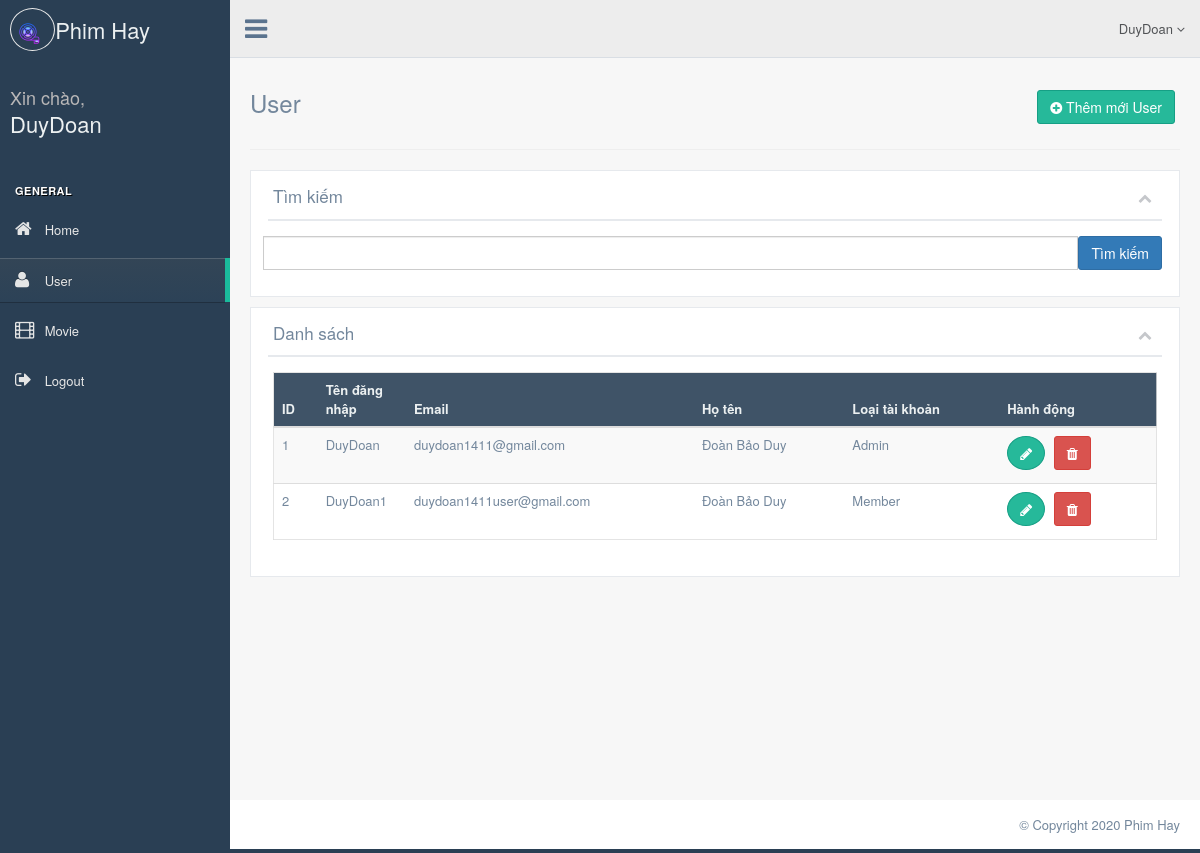
/admin/index.php?page=user (signed in), run on the app's committed database.
### tables this page shows
CREATE TABLE USER(
    USERNAME VARCHAR(50) UNIQUE,
    PASSWORD VARCHAR(32),
    ISADMIN bit,
    EMAIL VARCHAR(100),
    HOTEN TEXT,
    NGAYSINH DATE,
    primary key (EMAIL)
);

### Model/DataUser.php (called while the page is built, shortened)
<?php
require_once __DIR__."/DatabaseConnect.php";
require_once  __DIR__."/../Class/User.php";
function getUsers($a, $b){
    $sql = "Select USERNAME, ISADMIN, EMAIL, HOTEN, NGAYSINH from USER ORDER BY USERNAME LIMIT :a, :b";
    global $conn;
    $stmt = $conn->prepare($sql);
    $stmt->bindParam(':a', $a, PDO::PARAM_INT);
    $stmt->bindParam(':b', $b, PDO::PARAM_INT);
    $stmt->setFetchMode(PDO::FETCH_CLASS, "User");
    $stmt->execute();
    $result = $stmt->fetchAll();
    return $result;
}
function getLengthUser(){
    $sql = "Select count(*) as length from USER";
    global $conn;
    $stmt = $conn->prepare($sql);
    $stmt->setFetchMode(PDO::FETCH_ASSOC);
    $stmt->execute();
    $result = $stmt->fetch();
    return $result["length"];
}
function getUser($email = "", $username = ""){
    $sql = "Select USERNAME, ISADMIN, EMAIL, HOTEN, NGAYSINH from USER WHERE EMAIL = :email or USERNAME = :username";
    global $conn;
    $stmt = $conn->prepare($sql);
    $stmt->bindParam(':email', $email, PDO::PARAM_STR);
    $stmt->bindParam(':username', $username, PDO::PARAM_STR);
    $stmt->setFetchMode(PDO::FETCH_CLASS, "User");
    $stmt->execute();
    $result = $stmt->fetch();
    return $result;
}
?>

### Controller/ControllerUser.php (called while the page is built, shortened)
<?php
require __DIR__."/../Model/DataUser.php";
class ControllerUser{
    public function getAllUser(){
        $a = getLengthUser();
        return getUsers(0, $a);
    }
    public function getUserFromEmail($email){
        return getUser($email);
    }
}

### Class/User.php (called while the page is built, shortened)
<?php
class User
{
    private $USERNAME;
    private $ISADMIN;
    private $EMAIL;
    private $HOTEN;
    public function getUSERNAME()
    {
        return $this->USERNAME;
    }
    public function getISADMIN()
    {
        return $this->ISADMIN;
    }
    public function getEMAIL()
    {
        return $this->EMAIL;
    }
    public function getHOTEN()
    {
        return $this->HOTEN;
    }
}

### admin/User.php (the view, shortened to what this page needs)
<?php
require_once __DIR__."/../Controller/ControllerUser.php";
$controllerUser = new ControllerUser();
?>
<div class="row">
    <div class="col-md-12 col-sm-12 col-xs-12">
        <div class="x_panel">
            <div class="x_title">
                <h2>Danh sách</h2>
                <ul class="nav navbar-right panel_toolbox">
                    <li class="pull-right">
                        <a class="collapse-link DS"
                        ><i class="fa fa-chevron-up"></i
                            ></a>
                    </li>
                </ul>
                <div class="clearfix"></div>
            </div>
            <div class="x_content DS">
                <div class="table-responsive">
                    <table
                            class="table table-striped jambo_table bulk_action"
                            id="table">
                        <thead>
                        <tr class="headings">
                            <th class="column-title">ID</th>
                            <th class="column-title">Tên đăng nhập</th>
                            <th class="column-title">Email</th>
                            <th class="column-title">Họ tên</th>
                            <th class="column-title">Loại tài khoản</th>
                            <th class="column-title">Hành động</th>
                        </tr>
                        </thead>
                        <tbody>
                        <?php
                            $users = $controllerUser->getAllUser();
                            $i = 0;
                            foreach ($users as $item){
                                $i++;
                                echo "
                                <tr class=\"\">
                                    <td>$i</td>
                                    <td width=\"10%\">".$item->getUSERNAME()."</td>
                                    <td>".$item->getEMAIL()."</td>
                                    <td>".$item->getHOTEN()."</td>";
                                if (strcmp($item->getISADMIN(), '1') == 0){
                                    echo "<td>Admin</td>";
                                }else{
                                    echo "<td>Member</td>";
                                }
                                echo "
                                    </td>
                                    <td class=\"\">
                                        <div class=\"zvn-box-btn-filter\">
                                            <a
                                                    href=\"index.php?page=usermod&email=".$item->getEMAIL()."\"
                                                    type=\"button\"
                                                    class=\"btn btn-icon btn-success\"
                                                    data-toggle=\"tooltip\"
                                                    data-placement=\"top\"
                                                    data-original-title=\"Edit\">
                                                <i class=\"fa fa-pencil\"></i>
                                            </a>
                                            <button
                                                    type=\"button\" class=\"btn btn-danger\" data-toggle=\"modal\" data-target=\"#ModalId".$item->getUSERNAME()."\"
                                                    data-placement=\"top\"
                                                    data-original-title=\"Delete\">
                                                <i class=\"fa fa-trash\"></i>
                                            </button>
                                        </div>
                                    </td>
                                </tr>";
                            }
                        ?>
                        </tbody>
                    </table>
                </div>
            </div>
        </div>
    </div>
</div>

### admin/index.php (shortened to what this page needs)
<?php
require_once __DIR__."/../Controller/ControllerUser.php";
if (!isset($_SESSION['email'])){
    header("Location: " . (isset($_SERVER['HTTPS']) && $_SERVER['HTTPS'] === 'on' ? "https://" : "http://") . $_SERVER['HTTP_HOST'] . "/login.php");
    exit();
}  else{
    $controllerUser = new ControllerUser();
    $user = $controllerUser->getUserFromEmail($_SESSION['email']);
}
?>
<!DOCTYPE html>
<html lang="en">
  <head>
    <link href="asset/bootstrap/dist/css/bootstrap.min.css" rel="stylesheet" />
    <link href="css/font-awesome/css/font-awesome.min.css" rel="stylesheet" />
    <link href="css/custom.min.css" rel="stylesheet" />
    <link href="css/mycss.css" rel="stylesheet" />
      <link href="https://cdn.jsdelivr.net/npm/select2@4.1.0-beta.1/dist/css/select2.min.css" rel="stylesheet" />
    <link
      rel="stylesheet"
      type="text/css"
      href="DataTables/datatables.min.css"/>
  </head>
  <body class="nav-md">
    <div class="container body">
      <div class="main_container">
        <div class="col-md-3 left_col">
          <div class="left_col scroll-view">
            <div class="navbar nav_title" style="border: 0;">
              <a href="../admin/index.php" class="site_title">
                  <i>
                      <img
                        src="/img/logo.png"
                        alt="logo"
                        width="25px"
                        height="25px"/>
                  </i>
                <span>Phim Hay</span></a>
            </div>
            <div class="profile clearfix">
              <div class="profile_info">
                <span>Xin chào,</span>
                  <?php
                    echo "<h2>".$user->getUSERNAME()."</h2>";
                  ?>
              </div>
            </div>
            <br />
            <div
              id="sidebar-menu"
              class="main_menu_side hidden-print main_menu">
              <div class="menu_section">
                <h3>General</h3>
                <ul class="nav side-menu">
                    <?php
                    if (!isset($_REQUEST['page'])){
                        echo "<li class=\"active\">";
                    }else echo "<li>";
                    ?>
                    <a href="../admin/"><i class="fa fa-home"></i> Home</a>
                  </li>
                    <?php
                    if (isset($_REQUEST['page']) && (strcmp($_REQUEST['page'], "user") == 0 || strcmp($_REQUEST['page'], "usermod") == 0)){
                        echo "<li class=\"active\">";
                    }else echo "<li>";
                    ?>
                    <a href="../admin/index.php?page=user"><i class="fa fa-user"></i> User</a>
                  </li>
                    <?php
                    if (isset($_REQUEST['page']) && strcmp($_REQUEST['page'], "movie") == 0 && strcmp($_REQUEST['page'], "moviemod")){
                        echo "<li class=\"active\">";
                    }else echo "<li>";
                    ?>
                    <a href="../admin/index.php?page=movie"><i class="fa fa-film"></i> Movie</a>
                  </li>
                  <li>
                    <a href="../Login.php?logout=true">
                        <i class="fa fa-sign-out"></i>
                            Logout
                    </a>
                  </li>
                </ul>
              </div>
            </div>
          </div>
        </div>
        <div class="top_nav">
          <div class="nav_menu">
            <nav>
              <div class="nav toggle">
                <a id="menu_toggle"><i class="fa fa-bars"></i></a>
              </div>
              <ul class="nav navbar-nav navbar-right">
                <li>
                  <a
                    href="javascript:;"
                    class="user-profile dropdown-toggle"
                    data-toggle="dropdown"
                    aria-expanded="false"
                  >
                      <?php
                      echo $user->getUSERNAME();
                      ?>
                    <span class="fa fa-angle-down"></span>
                  </a>
                </li>
              </ul>
            </nav>
          </div>
        </div>
        <div class="right_col" role="main">
          <div class="page-header zvn-page-header clearfix">
            <div class="zvn-page-header-title">
              <?php
              if (isset($_REQUEST['page'])){
                  switch ($_REQUEST['page']){
                      case 'user':
                      case 'usermod':
                          echo "
                                <h3>User</h3>
                            </div>
                            <div class=\"zvn-add-new pull-right\">
                                <a href=\"index.php?page=usermod\" class=\"btn btn-success\">
                                    <i class=\"fa fa-plus-circle\"></i>
                                        Thêm mới User
                                </a>
                            </div>";
                          break;
                  }
              }else echo "<h3>Home</h3>
                                </div>";
              ?>
          </div>
              <?php
              if (!(isset($_REQUEST['page']) &&  (strcmp($_REQUEST['page'], "usermod") == 0 || strcmp($_REQUEST['page'], "moviemod") == 0))){
                  echo "<div class=\"row\">
                            <div class=\"col-md-12 col-sm-12 col-xs-12\">
                              <div class=\"x_panel\">
                                <div class=\"x_title\">
                                  <h2>Tìm kiếm</h2>
                                  <ul class=\"nav navbar-right panel_toolbox\">
                                    <li class=\"pull-right\">
                                      <a class=\"collapse-link BL\"
                                        ><i class=\"fa fa-chevron-up\"></i
                                      ></a>
                                    </li>
                                  </ul>
                                  <div class=\"clearfix\"></div>
                                </div>
                                <div class=\"x_content BL\">
                                  <div class=\"row\">
                                      <div class=\"input-group\">
                                        <input
                                          type=\"text\"
                                          class=\"form-control\"
                                          name=\"search_value\"
                                          value=\"\"/>
                                        <span class=\"input-group-btn\">
                                          <button
                                            id=\"btn-search\"
                                            type=\"button\"
                                            class=\"btn btn-primary\"
                                          >
                                            Tìm kiếm
                                          </button>
                                        </span>
                                        <input type=\"hidden\" name=\"search_field\" value=\"all\" />
                                      </div>
                                  </div>
                                </div>
                              </div>
                            </div>
                          </div>";
              }
              ?>
            <?php
                if (isset($_REQUEST['page'])){
                    switch ($_REQUEST['page']){
                        case 'user':
                            require_once __DIR__."/User.php";
                            break;
                    }
                }
            ?>
        </div>
        <footer>
          <div class="pull-right">
            © Copyright 2020 Phim Hay
          </div>
          <div class="clearfix"></div>
        </footer>
      </div>
    </div>
  </body>
</html>

### admin/css/mycss.css (style rules this page uses)
* { padding: 0; margin: 0; }
html { height: 100vh; }
.page-header.zvn-page-header { padding-top: 40px; padding-bottom: 20px; }
.zvn-page-header-title h3 { margin: 0; }
.zvn-page-header-title { display: inline-block; }
.btn-icon { border-radius: 50%; }
.main_menu_side { margin-top: 20px; }

### data on the page
user: USERNAME "DuyDoan", EMAIL "duydoan1411@gmail.com", HOTEN "Đoàn Bảo Duy", ISADMIN "Admin"
user: USERNAME "DuyDoan1", EMAIL "duydoan1411user@gmail.com", HOTEN "Đoàn Bảo Duy", ISADMIN "Member"
